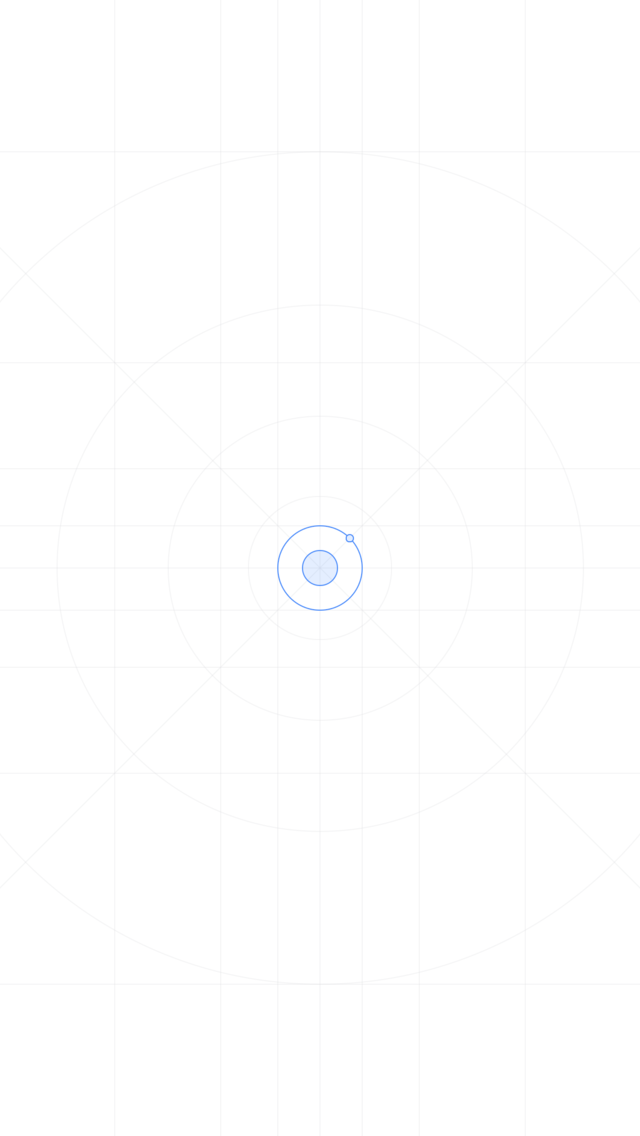
#> input picture app/resources/ios/splash/Default-568h@2x~iphone.png, 640 x 1136 px, given in place of icon.png, which was not available
$ python generate_resources.py
#> lines starting #> are read from the running program, lines starting #| are printed output that depends on the picture; pictures that were not available may be replaced by others from this repository, and a replacement may not be noted
#!/usr/bin/env python3

import PIL
import PIL.Image
import PIL.ImageOps
import os

def generate_android_icons():
    #
    # Generate the icons
    icon_sizes = (
        (36, 'ldpi'),
        (48, 'mdpi'),
        (72, 'hdpi'),
        (96, 'xhdpi'),
        (144, 'xxhdpi'),
        (192, 'xxxhdpi')
    )
    src_img = PIL.Image.open(os.path.join('app', 'resources', 'icon.png'))
#> src_img is the input picture: PIL image 640x1136 RGB; mean R, G, B 254.5, 254.6, 254.7
    for size, name in icon_sizes:
        dest_img = src_img.resize((size, size))
        dest_path = os.path.join(
            'app',
            'resources',
            'android',
            'icon',
            'drawable-{}-icon.png'.format(name))
        print('Generating', dest_path)
        dest_img.save(dest_path)

def generate_android_splash():
    #
    # Generate the splash screens
    splash_sizes = (
        ('land-hdpi', 800, 480),
        ('land-ldpi', 320, 200),
        ('land-mdpi', 480, 320),
        ('land-xhdpi', 1280, 720),
        ('land-xxhdpi', 1600, 960),
        ('land-xxxhdpi', 1920, 1280),
        ('port-hdpi', 480, 800),
        ('port-ldpi', 200, 320),
        ('port-mdpi', 320, 480),
        ('port-xhdpi', 720, 1280),
        ('port-xxhdpi', 960, 1600),
        ('port-xxxhdpi', 1280, 1920),
    )

    src_img = PIL.Image.open(os.path.join('app', 'resources', 'splash.png'))
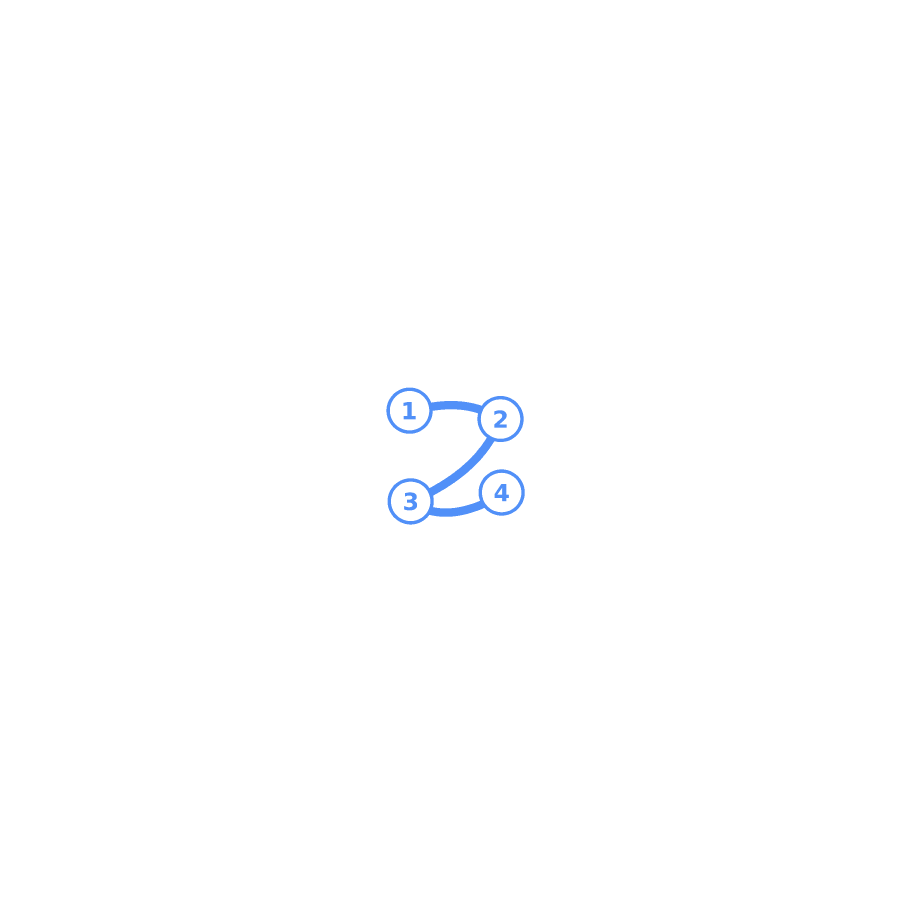
#> input picture app/resources/splash.png, 2732 x 2732 px, found by its file name (shown at 1/3 size)
#> src_img is the input picture: PIL image 2732x2732 P; mean R, G, B 254.2, 254.5, 255
    for name, width, height in splash_sizes:
        dest_img = PIL.ImageOps.fit(src_img, (width, height))
        dest_path = os.path.join(
            'app',
            'resources',
            'android',
            'splash',
            'drawable-{}-screen.png'.format(name))
        print('Generating', dest_path)
        dest_img.save(dest_path)
#> this loop made 12 passes
#> pass 1, in generate_android_splash, `dest_img = PIL.ImageOps.fit(src_img, (width, height))`:
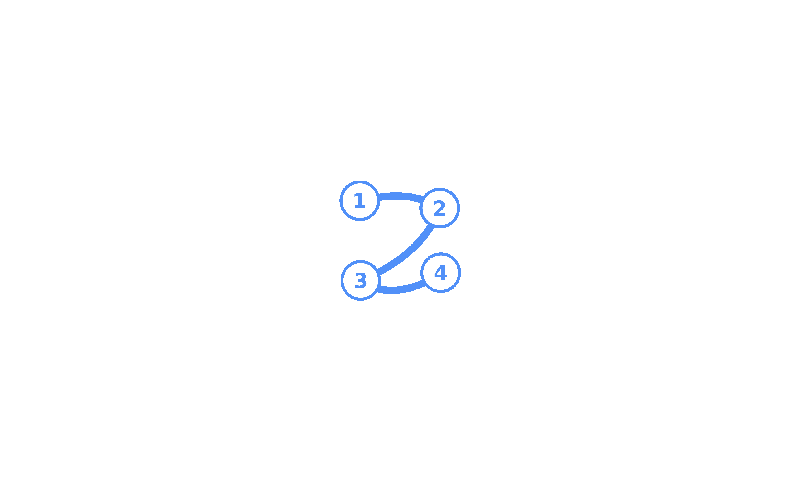
#> dest_img: PIL image 800x480 P; mean R, G, B 253.7, 254.1, 254.9
#> pass 2, in generate_android_splash, `dest_img = PIL.ImageOps.fit(src_img, (width, height))`:
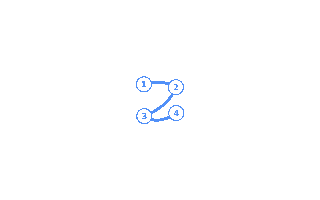
#> dest_img: PIL image 320x200 P; mean R, G, B 253.8, 254.2, 254.9
#> pass 3, in generate_android_splash, `dest_img = PIL.ImageOps.fit(src_img, (width, height))`:
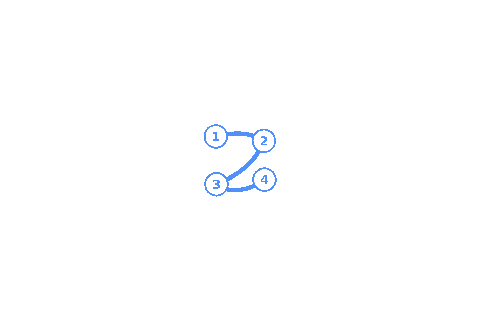
#> dest_img: PIL image 480x320 P; mean R, G, B 253.8, 254.2, 255
#> after the loop:
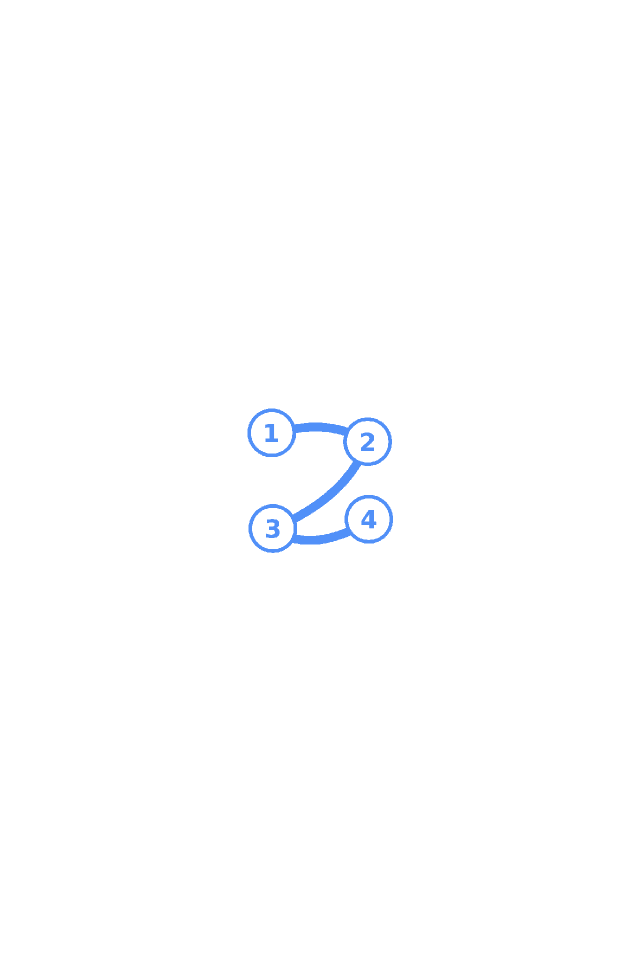
#> dest_img: PIL image 1280x1920 P (shown at 1/2 size); mean R, G, B 253.8, 254.2, 255

def generate_ios_splash():
    #
    # Generate a single image for ios
    splash_size = (2000, 2000)

    src_img = PIL.Image.open(os.path.join('app', 'resources', 'splash.png'))
    dest_img = PIL.ImageOps.fit(src_img, splash_size)
#> dest_img: PIL image 2000x2000 P
    dest_path = os.path.join(
        'app',
        'resources',
        'ios',
        'splash',
        'Default@2x~universal~anyany.png'
    )
    print('Generating', dest_path)
    dest_img.save(dest_path)

def generate_ios_icons():
    icon_specs = (
        ('icon-1024.png',  1024),
        ('icon@2x.png',  114),
        ('icon-40@2x.png',  80),
        ('icon-40@3x.png',  120),
        ('icon-40.png',  40),
        ('icon-50@2x.png',  100),
        ('icon-50.png',  50),
        ('icon-60@2x.png',  120),
        ('icon-60@3x.png',  180),
        ('icon-60.png',  60),
        ('icon-72@2x.png',  144),
        ('icon-72.png',  72),
        ('icon-76@2x.png',  152),
        ('icon-76.png',  76),
        ('icon-83.5@2x.png',  167),
        ('icon.png',  57),
        ('icon-small@2x.png',  58),
        ('icon-small@3x.png',  87),
        ('icon-small.png',  29),
    )

    src_img = PIL.Image.open(os.path.join('app', 'resources', 'icon.png'))
    for fname, size in icon_specs:
        dest_img = src_img.resize((size, size))
        dest_path = os.path.join(
            'app',
            'resources',
            'ios',
            'icon',
            fname
        )
        print('Generating', dest_path)
        dest_img.save(dest_path)
#> dest_img: PIL image 29x29 RGB


generate_android_icons()
generate_android_splash()
generate_ios_splash()
generate_ios_icons()
